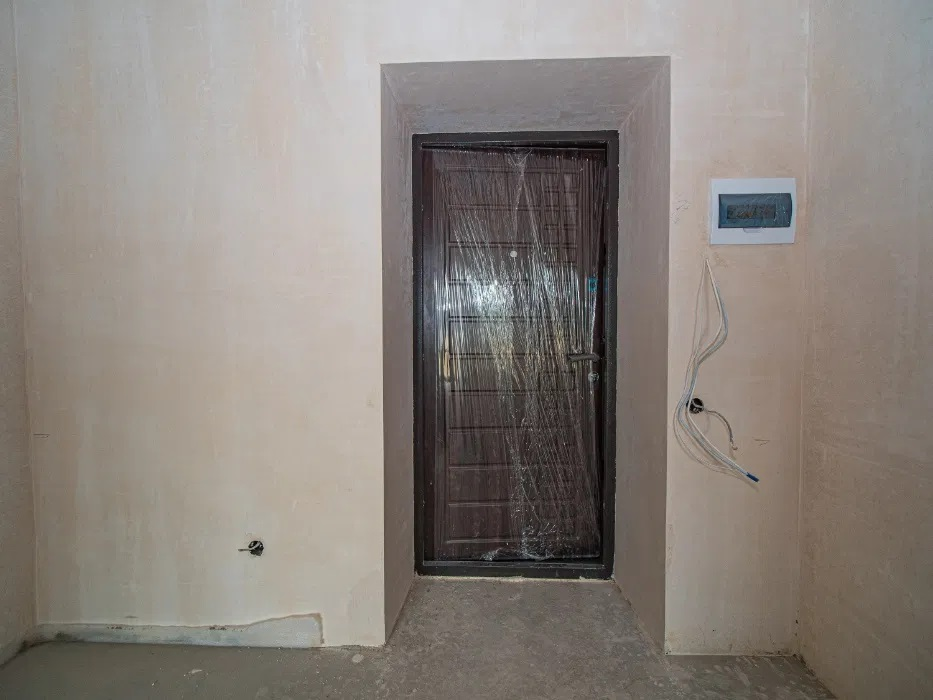
#> input picture view_behind.jpg, 933 x 700 px, found by its file name
$ python square.py
#> lines starting #> are read from the running program, lines starting #| are printed output that depends on the picture; after the words box and inside, x2 and y2 are one past the last pixel; in counts of white or black regions, pixels touching at a corner belong together
import cv2

# загрузите изображение, смените цвет на оттенки серого и уменьшите резкость
img = cv2.imread("D:\\Python_project\\olimp\\view_behind.jpg")
#> img is the input picture: shape (700, 933, 3); mean B, G, R 124.8, 131, 138.1
gray = cv2.cvtColor(img, cv2.COLOR_BGR2GRAY)
gray = cv2.GaussianBlur(gray, (3, 3), 0)
cv2.imwrite("gray.jpg", gray)

# распознавание контуров
edged = cv2.Canny(gray, 10, 250)
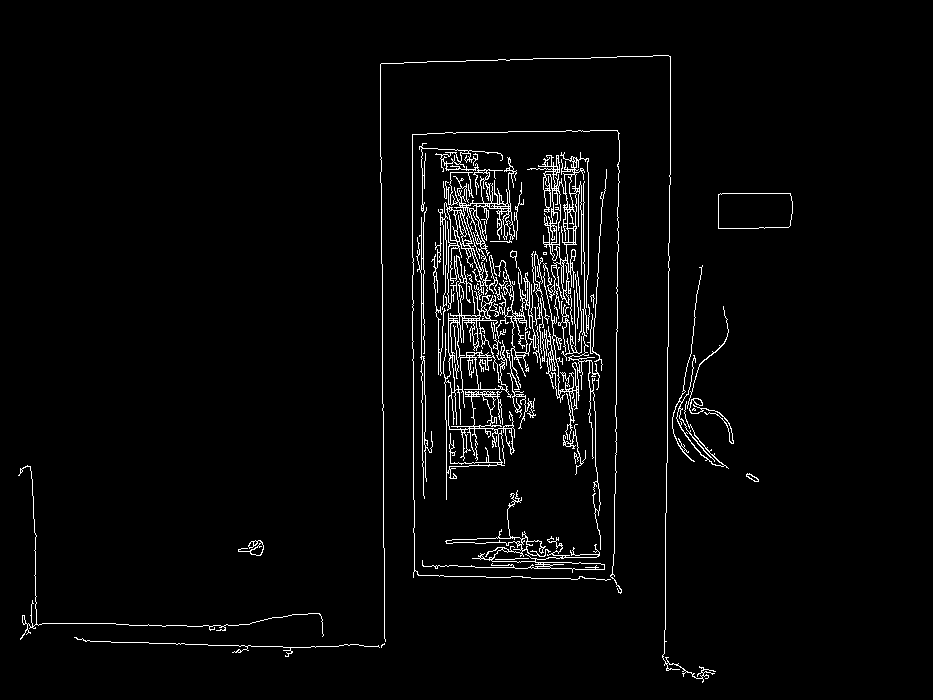
#> edged: shape (700, 933); 3% white in thin lines or dots, all inside (x1, y1, x2, y2) = (18, 55, 793, 683)
cv2.imwrite("edged.jpg", edged)

# создайте и примените закрытие
kernel = cv2.getStructuringElement(cv2.MORPH_RECT, (7, 7))
closed = cv2.morphologyEx(edged, cv2.MORPH_CLOSE, kernel)
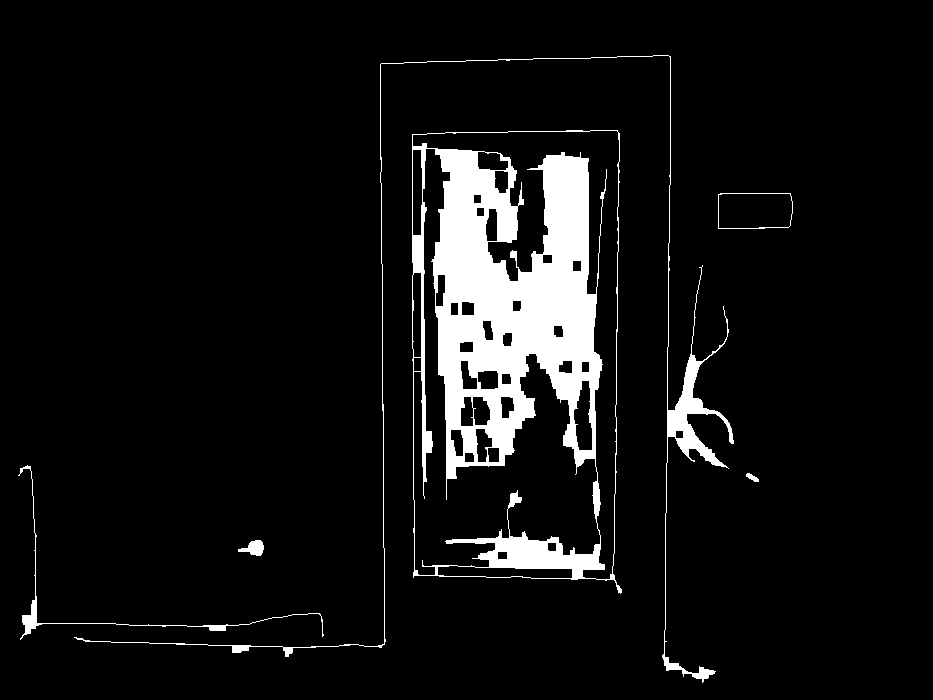
#> closed: shape (700, 933); 7.2% white; 6 white regions
cv2.imwrite("closed.jpg", closed)

# найдите контуры в изображении и подсчитайте количество книг
cnts = cv2.findContours(closed.copy(), cv2.RETR_EXTERNAL, cv2.CHAIN_APPROX_SIMPLE)[0]
#> cnts = 6 contours; box (x1, y1, x2, y2) and area: (412, 130, 622, 594) 90707, (74, 55, 734, 683) 2626, (718, 193, 793, 229) 2528, (18, 465, 324, 640) 412, (238, 540, 264, 556) 212, (746, 473, 759, 482) 47
total = 0

# цикл по контурам
for c in cnts:
    # аппроксимируем (сглаживаем) контур
    peri = cv2.arcLength(c, True)
    approx = cv2.approxPolyDP(c, 0.02 * peri, True)

    # если у контура 4 вершины, предполагаем, что это книга
    if len(approx) == 4:
        cv2.drawContours(img, [approx], -1, (0, 255, 0), 4)
        total += 1
#> this loop made 6 passes
#> (peri, approx, total) on passes 4 to 5: (213.3, [[718, 194], [718, 228], [790, 225], [790, 193]], 1), (1352.9, [[617, 130], [412, 134], [413, 577], [621, 592]], 2)
#> peri on passes 1, 2, 3, 6: 71.21, 32.97, 1049.2, 4546.4
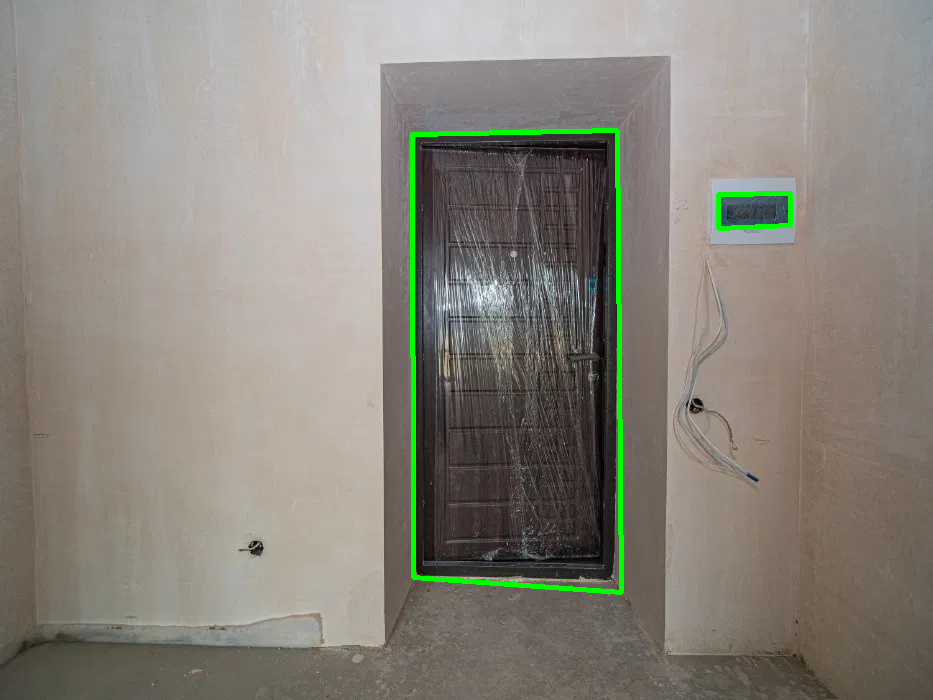
#> img: shape (700, 933, 3); 1.17% of pixels changed, all inside (x1, y1, x2, y2) = (410, 128, 793, 595)
#> after the loop, total = 2

# показываем результирующее изображение
# print("Я нашёл {0} книг на этой картинке".format(total))
# cv2.imwrite("output.jpg", imageO)

cv2.imshow("result", img)
cv2.waitKey()

$ run again, with image.jpg copied over view_behind.jpg
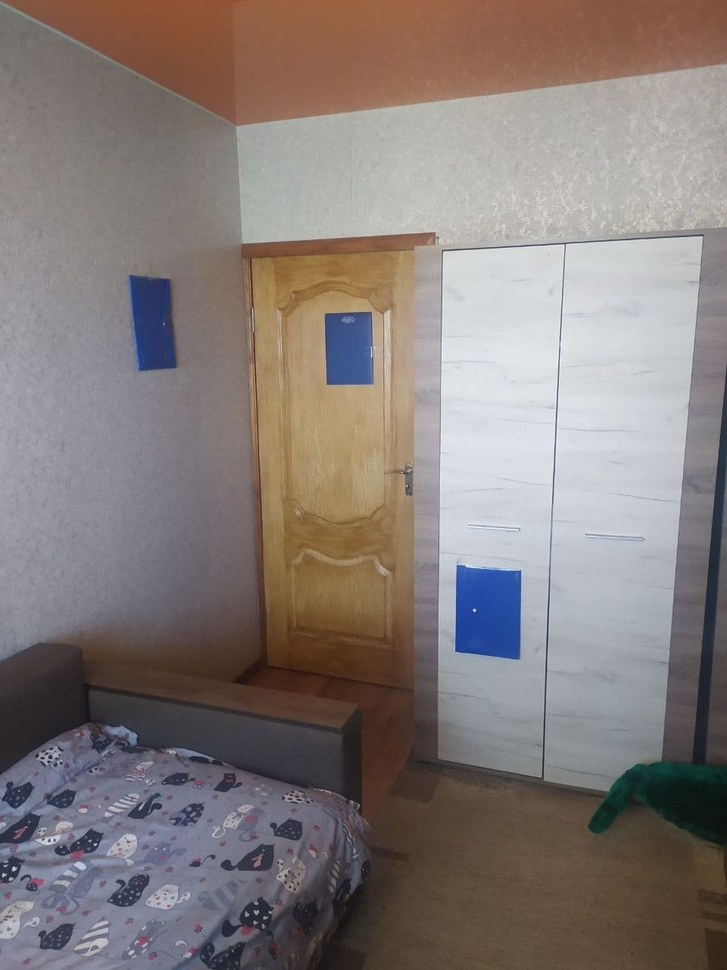
#> input picture image.jpg, 727 x 970 px, shrunk from 960 x 1280 before the run, found by its file name
#> img is the input picture: shape (970, 727, 3); mean B, G, R 120.7, 123.6, 132.7
#> `edged = cv2.Canny(gray, 10, 250)`:
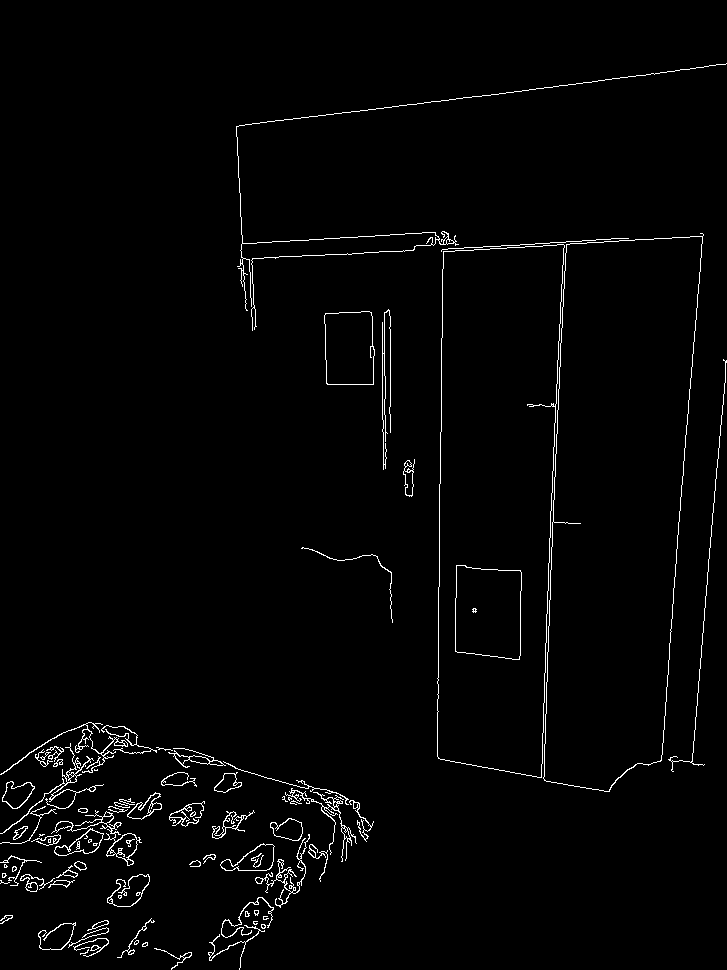
#> edged: shape (970, 727); 1.9% white in thin lines or dots
#> closed: shape (970, 727); 3.9% white; 17 white regions
#> cnts = 15 contours; largest, box (x1, y1, x2, y2) and area: (236, 63, 727, 792) 132136, (0, 722, 374, 970) 17334, (324, 311, 375, 385) 3406, (38, 920, 109, 957) 1478, (0, 855, 87, 892) 1189
#> the loop `for c in cnts:` made 15 passes
#> (peri, approx, total) on pass 13: (239.6, [[371, 312], [325, 313], [327, 384], [373, 384]], 1)
#> after the loop `for c in cnts:`:
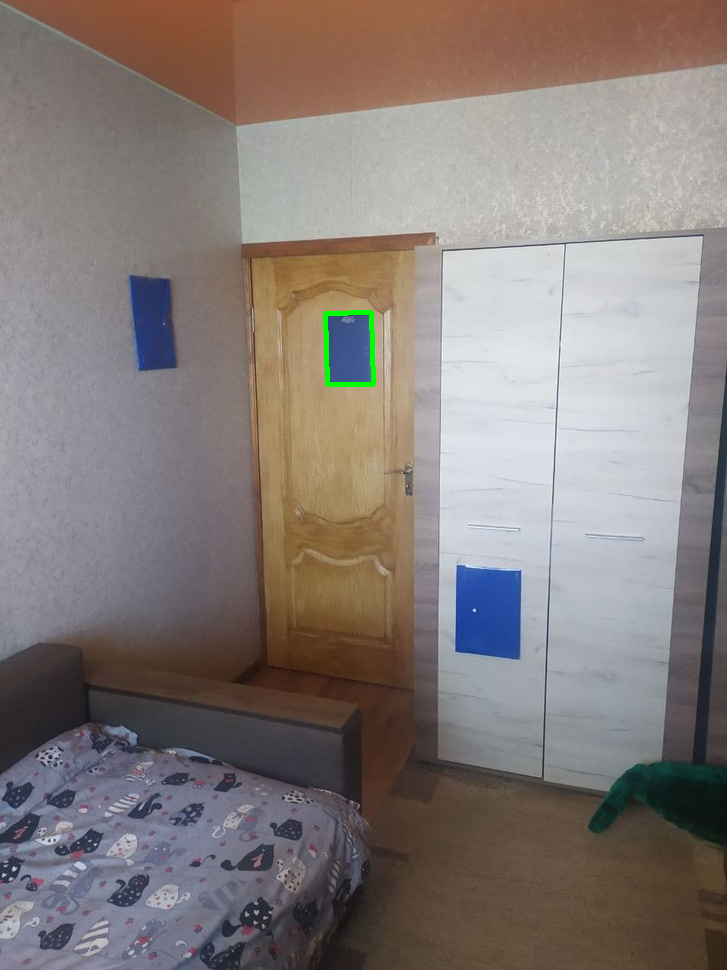
#> img: shape (970, 727, 3); 0.16% of pixels changed, all inside (x1, y1, x2, y2) = (323, 310, 376, 387)
#> after the loop `for c in cnts:`: total = 1

$ run again, with view_front.jpg copied over view_behind.jpg
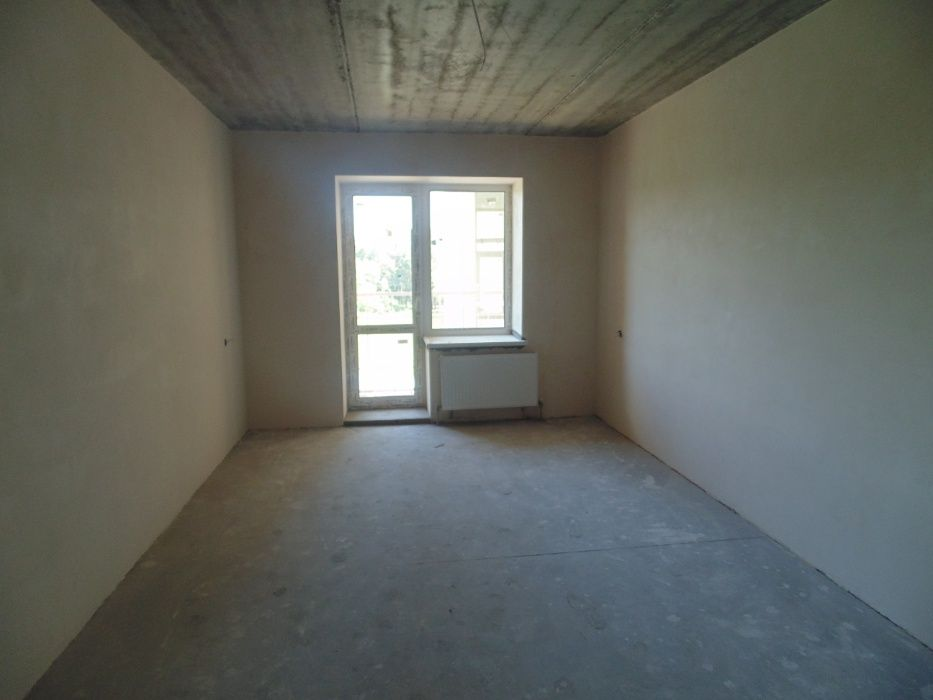
#> input picture view_front.jpg, 933 x 700 px, found by its file name
#> img is the input picture: shape (700, 933, 3); mean B, G, R 97.3, 103.3, 100.4
#> `edged = cv2.Canny(gray, 10, 250)`:
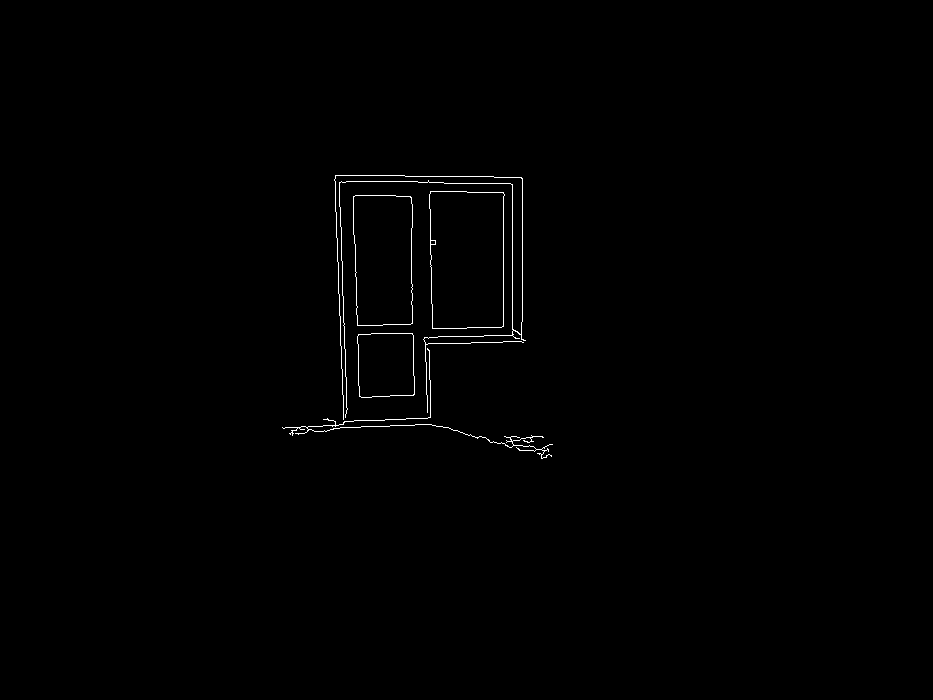
#> edged: shape (700, 933); 0.48% white in thin lines or dots, all inside (x1, y1, x2, y2) = (282, 175, 553, 459)
#> `closed = cv2.morphologyEx(edged, cv2.MORPH_CLOSE, kernel)`:
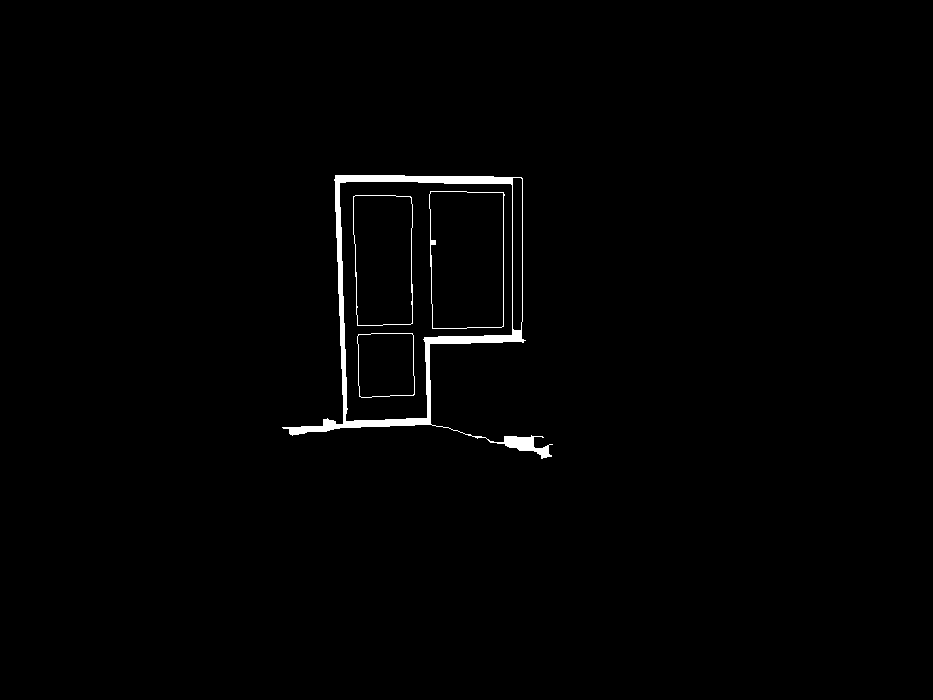
#> closed: shape (700, 933); 1% white; 4 white regions
#> cnts = 1 contour; box (x1, y1, x2, y2) and area: (282, 175, 553, 459) 38864
#> the loop `for c in cnts:` made 1 pass
#> peri on pass 1: 1341.8
#> after the loop `for c in cnts:`: total = 0
